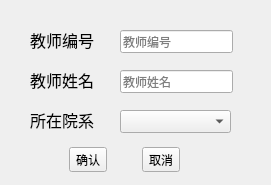
<?xml version="1.0" encoding="UTF-8"?>
<ui version="4.0">
 <class>ModifyTeacherWidget</class>
 <widget class="QWidget" name="ModifyTeacherWidget">
  <property name="geometry">
   <rect>
    <x>0</x>
    <y>0</y>
    <width>271</width>
    <height>185</height>
   </rect>
  </property>
  <property name="windowTitle">
   <string>修改教师信息</string>
  </property>
  <property name="windowIcon">
   <iconset resource="SIMS_res.qrc">
    <normaloff>:/SIM_System_Pics/resources/icon_login_2.png</normaloff>:/SIM_System_Pics/resources/icon_login_2.png</iconset>
  </property>
  <widget class="QLabel" name="label">
   <property name="geometry">
    <rect>
     <x>30</x>
     <y>20</y>
     <width>81</width>
     <height>41</height>
    </rect>
   </property>
   <property name="text">
    <string>&lt;html&gt;&lt;head/&gt;&lt;body&gt;&lt;p&gt;&lt;span style=&quot; font-size:12pt;&quot;&gt;教师编号&lt;/span&gt;&lt;/p&gt;&lt;/body&gt;&lt;/html&gt;</string>
   </property>
  </widget>
  <widget class="QLabel" name="label_2">
   <property name="geometry">
    <rect>
     <x>30</x>
     <y>60</y>
     <width>81</width>
     <height>41</height>
    </rect>
   </property>
   <property name="text">
    <string>&lt;html&gt;&lt;head/&gt;&lt;body&gt;&lt;p&gt;&lt;span style=&quot; font-size:12pt;&quot;&gt;教师姓名&lt;/span&gt;&lt;/p&gt;&lt;/body&gt;&lt;/html&gt;</string>
   </property>
  </widget>
  <widget class="QLabel" name="label_3">
   <property name="geometry">
    <rect>
     <x>30</x>
     <y>100</y>
     <width>81</width>
     <height>41</height>
    </rect>
   </property>
   <property name="text">
    <string>&lt;html&gt;&lt;head/&gt;&lt;body&gt;&lt;p&gt;&lt;span style=&quot; font-size:12pt;&quot;&gt;所在院系&lt;/span&gt;&lt;/p&gt;&lt;/body&gt;&lt;/html&gt;</string>
   </property>
  </widget>
  <widget class="QLineEdit" name="lineEdit">
   <property name="geometry">
    <rect>
     <x>120</x>
     <y>30</y>
     <width>113</width>
     <height>23</height>
    </rect>
   </property>
   <property name="readOnly">
    <bool>true</bool>
   </property>
   <property name="placeholderText">
    <string>教师编号</string>
   </property>
  </widget>
  <widget class="QLineEdit" name="NameEdit">
   <property name="geometry">
    <rect>
     <x>120</x>
     <y>70</y>
     <width>113</width>
     <height>23</height>
    </rect>
   </property>
   <property name="readOnly">
    <bool>false</bool>
   </property>
   <property name="placeholderText">
    <string>教师姓名</string>
   </property>
  </widget>
  <widget class="QComboBox" name="DeptBox">
   <property name="geometry">
    <rect>
     <x>120</x>
     <y>110</y>
     <width>111</width>
     <height>23</height>
    </rect>
   </property>
  </widget>
  <widget class="QWidget" name="widget" native="true">
   <property name="geometry">
    <rect>
     <x>40</x>
     <y>140</y>
     <width>171</width>
     <height>40</height>
    </rect>
   </property>
   <layout class="QHBoxLayout" name="horizontalLayout">
    <item>
     <widget class="QToolButton" name="ConfirmButton">
      <property name="text">
       <string>确认</string>
      </property>
     </widget>
    </item>
    <item>
     <widget class="QToolButton" name="QuitButton">
      <property name="text">
       <string>取消</string>
      </property>
     </widget>
    </item>
   </layout>
  </widget>
 </widget>
 <resources>
  <include location="SIMS_res.qrc"/>
 </resources>
 <connections/>
</ui>
